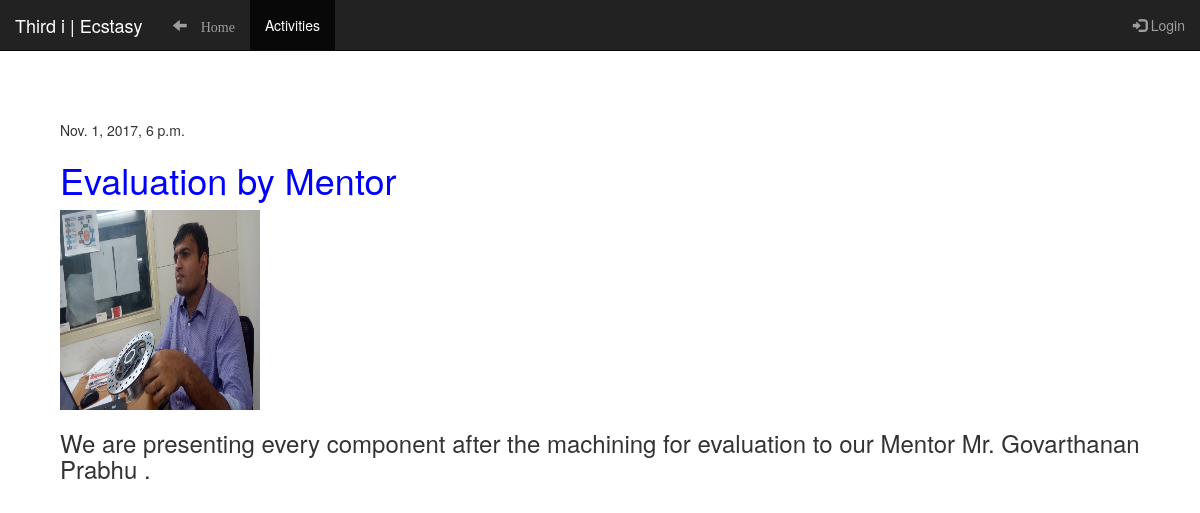
The page /post/34/ on the database its author committed.
### blog/models.py (models this page shows, shortened)
class Post(models.Model):
    author = models.ForeignKey('auth.User')
    title = models.CharField(max_length=200)
    text = models.TextField()
    created_date = models.DateTimeField(
            default=timezone.now)
    published_date = models.DateTimeField(
            blank=True, null=True)
    profile_image = models.ImageField(upload_to = 'static/', default = 'static/car1.jpg')

### blog/views.py (the view)
# urls.py: url(r'^post/(?P<pk>\d+)/$', views.post_detail, name='post_detail'),
def post_detail(request, pk):
    post = get_object_or_404(Post, pk=pk)
    return render(request, 'blog/post_detail.html', {'post': post})

### blog/templates/blog/post_detail.html (shortened to what this page needs)
<!DOCTYPE html>
<html lang="en">
<head>
</head>
<body>
{% extends 'blog/base.html' %}
{% load static %}
{% block content %}
    <div style="margin-left : 5%; margin-top : 10%">
        {% if post.published_date %}
            <div>
                {{ post.published_date }}
            </div>
        {% endif %}
        <h1 style="color : blue">{{ post.title }}</h1>
        {% load static %}
        <img src = "../../{{post.profile_image}}" height = "200" width = "200">
        <h3>{{ post.text|linebreaksbr }}</h3>
    </div>
{% endblock %}

### rows shown on the page
Post: published_date "Nov. 1, 2017, 6 p.m.", title "Evaluation by Mentor", profile_image (picture), text "We are presenting every component after the machining for evaluation to our Mentor Mr. Govarthanan Prabhu ."
